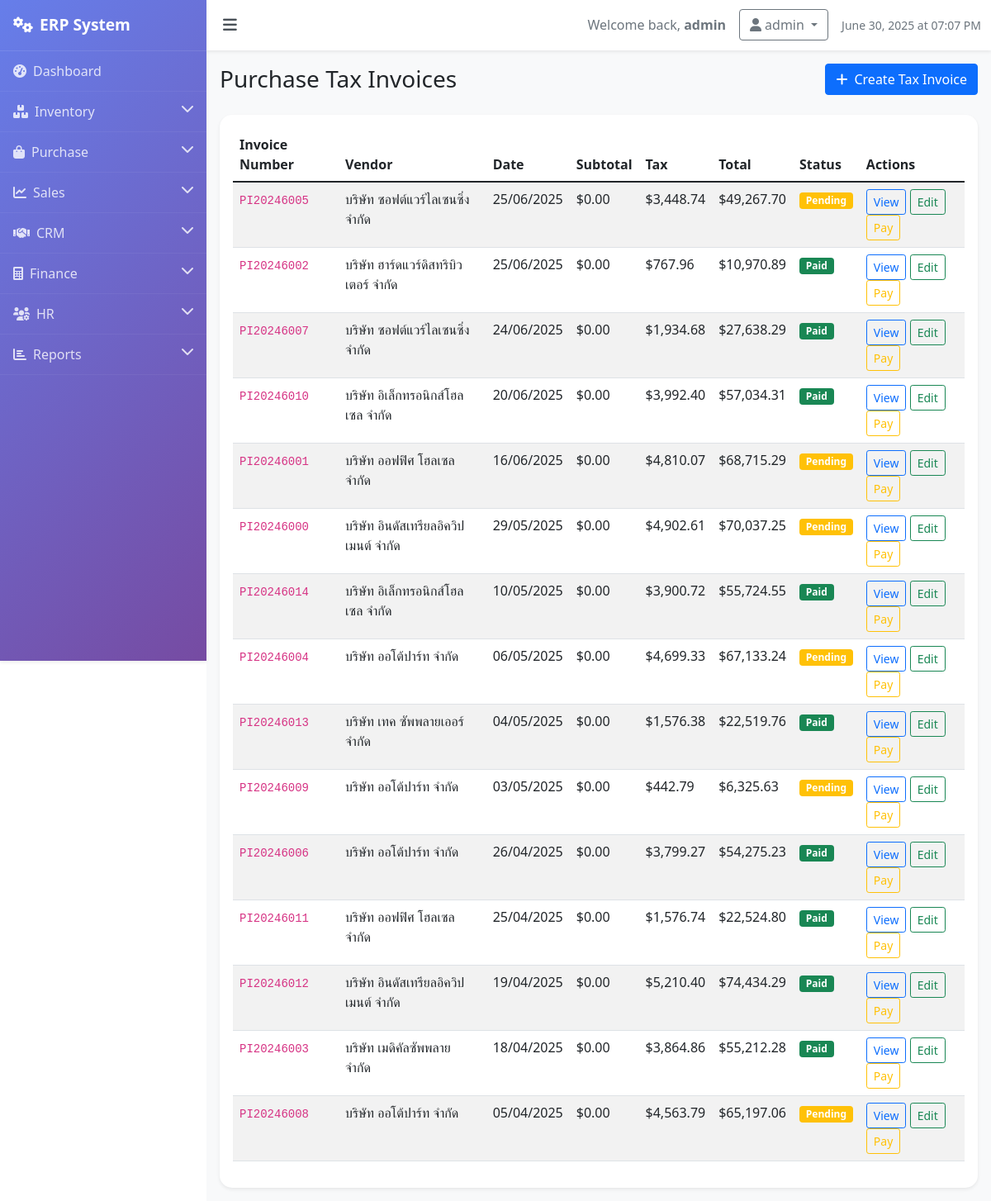
The page /purchases/tax-invoices (signed in) on the database its author committed.
### models.py (models this page shows, shortened)
class PurchaseTaxInvoice(db.Model):
    id = db.Column(db.Integer, primary_key=True)
    invoice_number = db.Column(db.String(50), unique=True, nullable=False)
    purchase_order_id = db.Column(db.Integer, db.ForeignKey('purchase_order.id'))
    vendor_id = db.Column(db.Integer, db.ForeignKey('vendor.id'), nullable=False)
    invoice_date = db.Column(db.DateTime, default=lambda: datetime.now(timezone.utc))
    due_date = db.Column(db.DateTime)
    status = db.Column(db.String(20), default='draft')  # draft, received, paid, overdue
    subtotal = db.Column(db.Float, default=0.0)
    discount = db.Column(db.Float, default=0.0)
    tax_amount = db.Column(db.Float, default=0.0)
    total_amount = db.Column(db.Float, default=0.0)
    paid_amount = db.Column(db.Float, default=0.0)
    notes = db.Column(db.Text)
    items = db.relationship('PurchaseTaxInvoiceItem', backref='invoice', lazy=True, cascade='all, delete-orphan')
    vendor = db.relationship('Vendor', backref='purchase_invoices')
    purchase_order = db.relationship('PurchaseOrder', backref='tax_invoices')

class Vendor(db.Model):
    id = db.Column(db.Integer, primary_key=True)
    name = db.Column(db.String(100), nullable=False)
    email = db.Column(db.String(120), unique=True, nullable=False)
    phone = db.Column(db.String(20))
    address = db.Column(db.Text)
    contact_person = db.Column(db.String(100))
    payment_terms = db.Column(db.String(50))
    created_at = db.Column(db.DateTime, default=lambda: datetime.now(timezone.utc))
    purchase_orders = db.relationship('PurchaseOrder', backref='vendor', lazy=True)

### routes.py (the view)
    @app.route('/purchases/tax-invoices')
    def purchase_tax_invoices():
        if 'user_id' not in session:
            return redirect(url_for('login'))
        invoices = PurchaseTaxInvoice.query.order_by(PurchaseTaxInvoice.invoice_date.desc()).all()
        return render_template('purchases/tax_invoices.html', invoices=invoices)

### templates/purchases/tax_invoices.html (shortened to what this page needs)
{% extends "base.html" %}
{% block content %}
<div class="d-flex justify-content-between align-items-center mb-4">
    <h1 class="h3 mb-0">Purchase Tax Invoices</h1>
    <a href="#" class="btn btn-primary">
        <i class="fas fa-plus me-2"></i>Create Tax Invoice
    </a>
</div>
<div class="card">
    <div class="card-body">
        <div class="table-responsive">
            <table class="table table-striped">
                <thead>
                    <tr>
                        <th>Invoice Number</th>
                        <th>Vendor</th>
                        <th>Date</th>
                        <th>Subtotal</th>
                        <th>Tax</th>
                        <th>Total</th>
                        <th>Status</th>
                        <th>Actions</th>
                    </tr>
                </thead>
                <tbody>
                    {% for invoice in invoices %}
                    <tr>
                        <td><code>{{ invoice.invoice_number }}</code></td>
                        <td>{{ invoice.vendor.name }}</td>
                        <td>{{ invoice.invoice_date.strftime('%d/%m/%Y') }}</td>
                        <td>${{ "{:,.2f}".format(invoice.subtotal or 0) }}</td>
                        <td>${{ "{:,.2f}".format(invoice.tax_amount or 0) }}</td>
                        <td>${{ "{:,.2f}".format(invoice.total_amount or 0) }}</td>
                        <td>
                            {% if invoice.status == 'draft' %}
                            <span class="badge bg-secondary">Draft</span>
                            {% elif invoice.status == 'received' %}
                            <span class="badge bg-info">Received</span>
                            {% elif invoice.status == 'paid' %}
                            <span class="badge bg-success">Paid</span>
                            {% else %}
                            <span class="badge bg-warning">Pending</span>
                            {% endif %}
                        </td>
                        <td>
                            <button class="btn btn-sm btn-outline-primary">View</button>
                            <button class="btn btn-sm btn-outline-success">Edit</button>
                            <button class="btn btn-sm btn-outline-warning">Pay</button>
                        </td>
                    </tr>
                    {% endfor %}
                </tbody>
            </table>
        </div>
    </div>
</div>
{% endblock %}

### templates/base.html (style rules this page uses)
body { overflow-x: hidden; }
.card { border: none; border-radius: 15px; box-shadow: 0 0.125rem 0.25rem rgba(0, 0, 0, 0.075); transition: transform 0.2s; }

### rows shown on the page
PurchaseTaxInvoice: invoice_number "PI20246005", vendor.name "บริษัท ซอฟต์แวร์ไลเซนซิ่ง จำกัด", invoice_date "25/06/2025", subtotal "0.00", tax_amount "3,448.74", total_amount "49,267.70", status "Pending"
PurchaseTaxInvoice: invoice_number "PI20246002", vendor.name "บริษัท ฮาร์ดแวร์ดิสทริบิวเตอร์ จำกัด", invoice_date "25/06/2025", subtotal "0.00", tax_amount "767.96", total_amount "10,970.89", status "Paid"
PurchaseTaxInvoice: invoice_number "PI20246007", vendor.name "บริษัท ซอฟต์แวร์ไลเซนซิ่ง จำกัด", invoice_date "24/06/2025", subtotal "0.00", tax_amount "1,934.68", total_amount "27,638.29", status "Paid"
PurchaseTaxInvoice: invoice_number "PI20246010", vendor.name "บริษัท อิเล็กทรอนิกส์โฮลเซล จำกัด", invoice_date "20/06/2025", subtotal "0.00", tax_amount "3,992.40", total_amount "57,034.31", status "Paid"
PurchaseTaxInvoice: invoice_number "PI20246001", vendor.name "บริษัท ออฟฟิศ โฮลเซล จำกัด", invoice_date "16/06/2025", subtotal "0.00", tax_amount "4,810.07", total_amount "68,715.29", status "Pending"
PurchaseTaxInvoice: invoice_number "PI20246000", vendor.name "บริษัท อินดัสเทรียลอิควิปเมนต์ จำกัด", invoice_date "29/05/2025", subtotal "0.00", tax_amount "4,902.61", total_amount "70,037.25", status "Pending"
PurchaseTaxInvoice: invoice_number "PI20246014", vendor.name "บริษัท อิเล็กทรอนิกส์โฮลเซล จำกัด", invoice_date "10/05/2025", subtotal "0.00", tax_amount "3,900.72", total_amount "55,724.55", status "Paid"
PurchaseTaxInvoice: invoice_number "PI20246004", vendor.name "บริษัท ออโต้ปาร์ท จำกัด", invoice_date "06/05/2025", subtotal "0.00", tax_amount "4,699.33", total_amount "67,133.24", status "Pending"
PurchaseTaxInvoice: invoice_number "PI20246013", vendor.name "บริษัท เทค ซัพพลายเออร์ จำกัด", invoice_date "04/05/2025", subtotal "0.00", tax_amount "1,576.38", total_amount "22,519.76", status "Paid"
PurchaseTaxInvoice: invoice_number "PI20246009", vendor.name "บริษัท ออโต้ปาร์ท จำกัด", invoice_date "03/05/2025", subtotal "0.00", tax_amount "442.79", total_amount "6,325.63", status "Pending"
PurchaseTaxInvoice: invoice_number "PI20246006", vendor.name "บริษัท ออโต้ปาร์ท จำกัด", invoice_date "26/04/2025", subtotal "0.00", tax_amount "3,799.27", total_amount "54,275.23", status "Paid"
PurchaseTaxInvoice: invoice_number "PI20246011", vendor.name "บริษัท ออฟฟิศ โฮลเซล จำกัด", invoice_date "25/04/2025", subtotal "0.00", tax_amount "1,576.74", total_amount "22,524.80", status "Paid"
PurchaseTaxInvoice: invoice_number "PI20246012", vendor.name "บริษัท อินดัสเทรียลอิควิปเมนต์ จำกัด", invoice_date "19/04/2025", subtotal "0.00", tax_amount "5,210.40", total_amount "74,434.29", status "Paid"
PurchaseTaxInvoice: invoice_number "PI20246003", vendor.name "บริษัท เมดิคัลซัพพลาย จำกัด", invoice_date "18/04/2025", subtotal "0.00", tax_amount "3,864.86", total_amount "55,212.28", status "Paid"
PurchaseTaxInvoice: invoice_number "PI20246008", vendor.name "บริษัท ออโต้ปาร์ท จำกัด", invoice_date "05/04/2025", subtotal "0.00", tax_amount "4,563.79", total_amount "65,197.06", status "Pending"

### other values the page prints
{{ session.username }} "admin"
